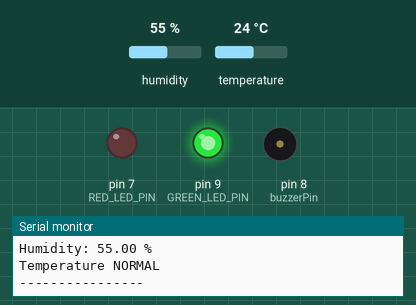
Recording of a sketch running on a simulated Arduino Uno, built with avr-gcc and run on an emulated ATmega328P. Shown: output pins drawn as LEDs (lit = HIGH), buzzer (waves = sounding), the last lines printed to the serial monitor. Inputs (shaded band) come from the test bench; at power-on: temperature 24 °C, humidity 55 %.

Above: at 2.8 s.
2.9 s: temperature set to 29.4 °C
5.6 s: temperature set to 30.6 °C
At 6.4 s:
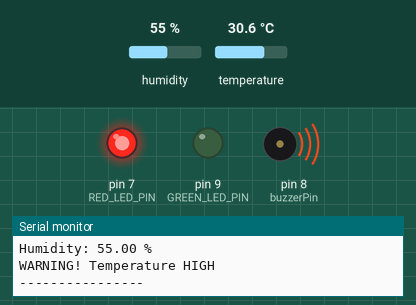
8.3 s: temperature set to 12 °C
At 11.1 s:
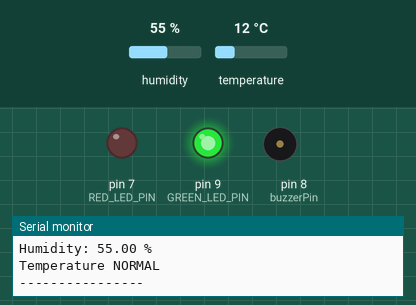
11.6 s: temperature set to 33 °C
At 12.4 s:
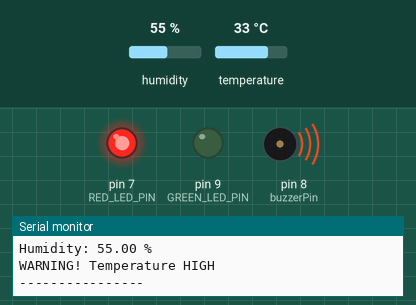
Timing chart, 0 to 14.6 s (numbered marks = the images above; inputs shaded):
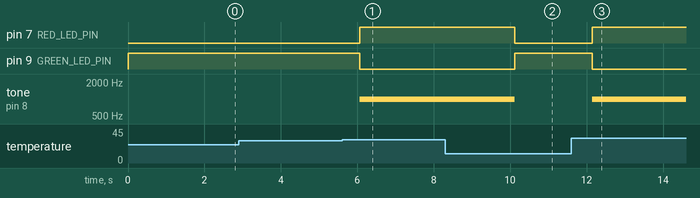

The sketch:

task_3.ino
```cpp
#include <DHT.h>

const int DHTPIN = 2;
const int DHTTYPE = DHT22;

const int buzzerPin = 8;
const int threshold = 30;
const int RED_LED_PIN = 7;
const int GREEN_LED_PIN= 9;


DHT ht(DHTPIN, DHTTYPE);

void setup() {
  Serial.begin(9600);

  ht.begin();

  pinMode(buzzerPin, OUTPUT);
  pinMode(RED_LED_PIN,   OUTPUT);
  pinMode(GREEN_LED_PIN, OUTPUT);

}

void loop() {

  float humidity = ht.readHumidity();
  float temperature = ht.readTemperature();

  Serial.print("Temperature: ");
  Serial.print(temperature);
  Serial.println(" C");

  Serial.print("Humidity: ");
  Serial.print(humidity);
  Serial.println(" %");

  if (temperature > threshold) {
    tone(buzzerPin, 1000);
    digitalWrite(RED_LED_PIN,   HIGH);
    digitalWrite(GREEN_LED_PIN, LOW);
    Serial.println("WARNING! Temperature HIGH");
  }
  else {
    noTone(buzzerPin);
    digitalWrite(RED_LED_PIN,   LOW);
    digitalWrite(GREEN_LED_PIN, HIGH);

    Serial.println("Temperature NORMAL");
  }

  Serial.println("----------------");

  delay(2000);
}
```

Measured:
- the behaviour switches between 30 and 30.1 °C on temperature (found by bisection; images 0 and 1)
- after the input at 5.6 s, pin 7 (RED_LED_PIN): LOW → HIGH after 0.47 s; pin 9 (GREEN_LED_PIN): HIGH → LOW after 0.47 s; tone on pin 8 (buzzerPin): silent → 1000 Hz after 0.47 s
- after the input at 8.3 s, pin 7 (RED_LED_PIN): HIGH → LOW after 1.8 s; pin 9 (GREEN_LED_PIN): LOW → HIGH after 1.8 s; tone on pin 8 (buzzerPin): 1000 Hz → silent after 1.8 s
- after the input at 11.6 s, pin 7 (RED_LED_PIN): LOW → HIGH after 0.54 s; pin 9 (GREEN_LED_PIN): HIGH → LOW after 0.54 s; tone on pin 8 (buzzerPin): silent → 1000 Hz after 0.54 s
